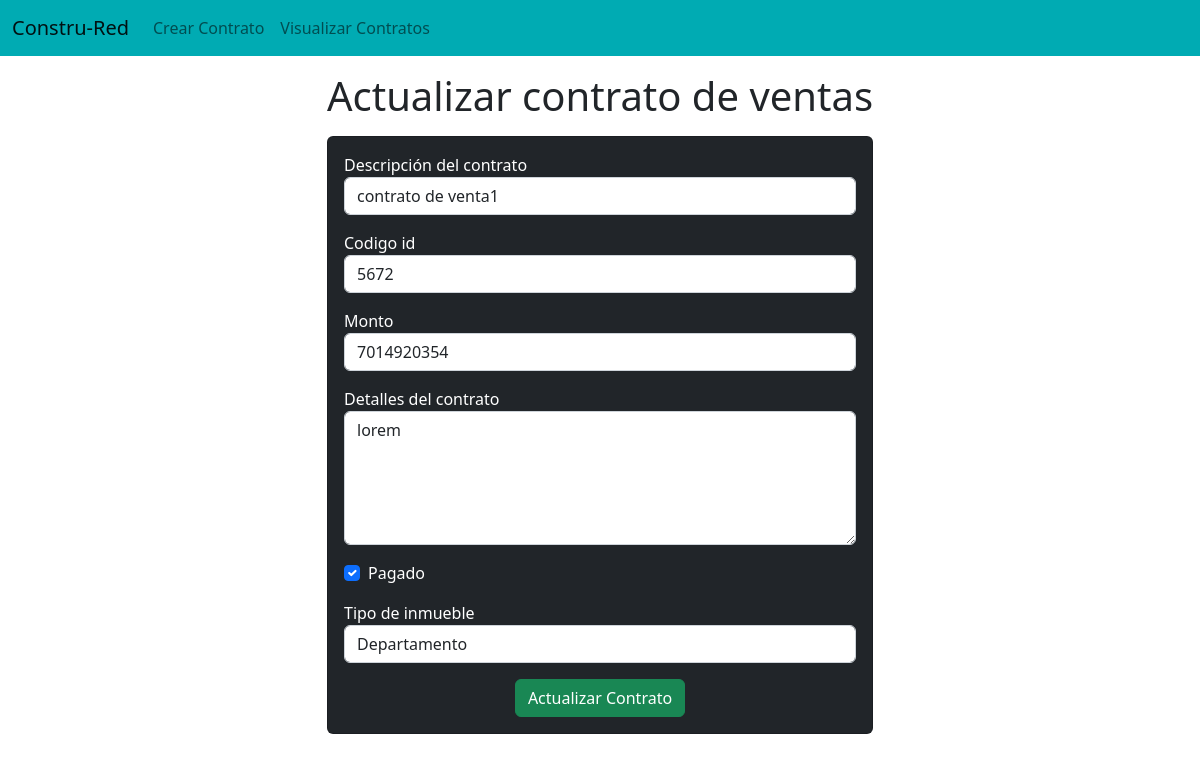
/emp/update-emp/1, run on the app's committed database.
### emp/models.py (models this page shows, shortened)
class Emp(models.Model):
    name=models.CharField(max_length=200)
    emp_id=models.CharField(max_length=200)
    phone=models.CharField(max_length=10)
    address=models.CharField(max_length=150)
    working=models.BooleanField(default=True)
    department=models.CharField(max_length=200)

### emp/views.py (the view)
# urls.py: path("update-emp/<int:emp_id>",update_emp),
def update_emp(request,emp_id):
    emp=Emp.objects.get(pk=emp_id)
    print("Yes Bhai")
    return render(request,"emp/update_emp.html",{
        'emp':emp
    })

### templates/emp/update_emp.html (shortened to what this page needs)
<!doctype html>
<html lang="en">
  <head>
    <link href="https://cdn.jsdelivr.net/npm/bootstrap@5.2.2/dist/css/bootstrap.min.css" rel="stylesheet">
  </head>
  <body>
    {% include 'emp/navbar.html' %}
    <h1 class="text-center my-3">Actualizar contrato de ventas</h1>
    <div class="container">
      <div class="row">
        <div class="col-md-6 offset-md-3">
          <div class="card bg-dark text-white">
            <div class="card-body">
              <form action="/emp/do-update-emp/{{emp.id}}" method="POST">
                <div class="mb-3">
                  <label for="name">Descripción del contrato</label>
                  <input
                    id="name"
                    type="text"
                    class="form-control"
                    placeholder="Describa el contrato"
                    name="emp_name"
                    value="{{emp.name}}"
                  />
                </div>
                <div class="mb-3">
                  <label for="id">Codigo id</label>
                  <input
                    id="id"
                    type="text"
                    class="form-control"
                    placeholder="Codigo del empleado"
                    name="emp_id"
                    value="{{emp.emp_id}}"
                  />
                </div>
                <div class="mb-3">
                  <label for="phone">Monto</label>
                  <input
                    id="phone"
                    type="text"
                    class="form-control"
                    placeholder="Monto del proyecto"
                    name="emp_phone"
                    value="{{emp.phone}}"
                  />
                </div>
                <div class="mb-3">
                  <label for="address">Detalles del contrato</label>
                  <textarea
                    name="emp_address"
                    id="address"
                    rows="5"
                    class="form-control"
                  >{{emp.address}}</textarea>
                </div>
                <div class="mb-3 form-check">
                  <label for="working">Pagado</label>
                  <input {% if emp.working %} checked {% endif %} id="working" name="emp_working" type="checkbox" class="form-check-input">
                </div>
                <div class="mb-3 ">
                  <label for="department">Tipo de inmueble</label>
                  <select value="{{emp.department}}" name="emp_department" id="department" class="form-control">
                      <option value="Dep.">Departamento</option>
                  </select>
                </div>
                <div class="container text-center">
                    <button class="btn btn-success">
                        Actualizar Contrato
                    </button>
                </div>
              </form>
            </div>
          </div>
        </div>
      </div>
    </div>
  </body>
</html>

### data on the page
Emp: emp_name "contrato de venta1", emp_id "5672", emp_phone "7014920354", emp_address "lorem", working "☑", emp_department "Departamento"
